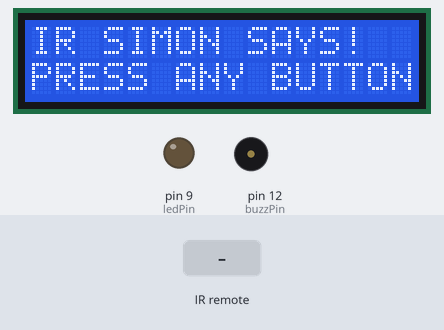
A sketch run on a simulated Arduino Uno, built with avr-gcc and run on an emulated ATmega328P. Shown: 16×2 character LCD, output pins drawn as LEDs (lit = HIGH), buzzer (waves = sounding). Inputs (shaded band) come from the test bench. Random numbers use the default seed unless the sketch sets one.

Above: at 0.8 s.
0.9 s: infrared code 0x1 received
At 2.1 s:
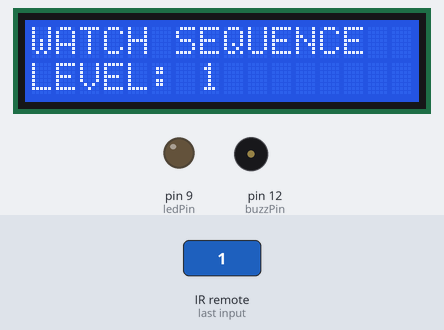
At 3.7 s:
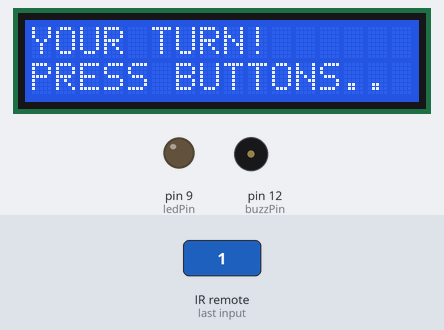
3.9 s: infrared code 0x2 received
At 5.9 s:
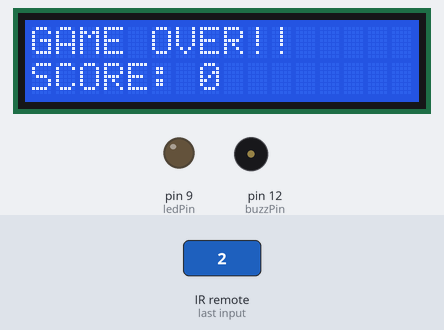
Timing chart, 0 to 7.4 s (numbered marks = the images above; inputs shaded):
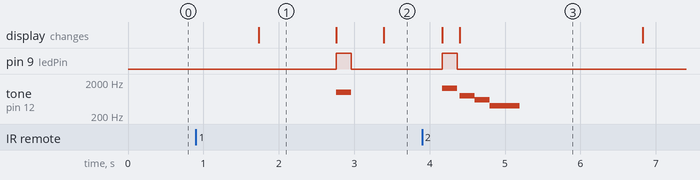

Measured:
- after the input at 0.9 s, pin 9 (ledPin): LOW → HIGH after 1.9 s, → LOW 0.20 s later; tone on pin 12 (buzzPin): silent → 1000 Hz after 1.9 s, → silent 0.20 s later; the display: changes after 0.83 s (image 1)
- after the input at 3.9 s, pin 9 (ledPin): LOW → HIGH after 0.27 s, → LOW 0.20 s later; tone on pin 12 (buzzPin): plays 1300 Hz for 0.20 s, 800 Hz for 0.20 s, 600 Hz for 0.20 s, 400 Hz for 0.40 s, starting after 0.27 s; the display: first changes after 0.27 s (image 3 shows a later state)
- what the display in image 1 shows lasts 1.1 s, from 1.7 s to 2.8 s

The sketch:

IR_Simon_Says.ino
```cpp
#include <LiquidCrystal_I2C.h>
#include <IRremote.hpp>

const int IR_RECEIVE_PIN = 11;
const int buzzPin = 12;
const int ledPin = 9;

LiquidCrystal_I2C lcd(0x27, 16, 2);

// --- Game Variables ---
int sequence[50];      // Stores up to 50 levels
int currentLevel = 1;  // Current game level / score
bool gameOver = false;

// Tones for Buttons 1, 2, 3, 4
const int tones[] = { 1000, 1300, 1600, 1900 };

void setup() {
  pinMode(ledPin, OUTPUT);
  pinMode(buzzPin, OUTPUT);

  lcd.init();
  lcd.backlight();

  IrReceiver.begin(IR_RECEIVE_PIN, ENABLE_LED_FEEDBACK);

  randomSeed(analogRead(A0));

  showStartScreen();
}

void loop() {
  if (!gameOver) {
    // 1. Generate new step for current level
    sequence[currentLevel - 1] = random(1, 5);  // Pick 1, 2, 3, or 4

    // 2. Announce round start
    lcd.setCursor(0, 0);
    lcd.print("WATCH SEQUENCE  ");
    lcd.setCursor(0, 1);
    lcd.print("LEVEL: ");
    lcd.print(currentLevel);
    lcd.print("        ");
    delay(1000);

    // 3. Display and play each number in sequence
    for (int i = 0; i < currentLevel; i++) {
      lcd.setCursor(0, 0);
      lcd.print("NUMBER: [ ");
      lcd.print(sequence[i]);
      lcd.print(" ]  ");

      lcd.setCursor(0, 1);
      lcd.print("STEP ");
      lcd.print(i + 1);
      lcd.print(" OF ");
      lcd.print(currentLevel);
      lcd.print("    ");

      playNote(sequence[i]);
      delay(400);  // Pause between numbers for clear visual/audio separation
    }

    // 4. Player's Turn
    lcd.setCursor(0, 0);
    lcd.print("YOUR TURN!      ");
    lcd.setCursor(0, 1);
    lcd.print("PRESS BUTTONS.. ");

    for (int i = 0; i < currentLevel; i++) {
      int userPress = waitForButtonPress();

      // Show live feedback of what button was pressed
      lcd.setCursor(0, 0);
      lcd.print("YOU PRESSED: ");
      lcd.print(userPress);
      lcd.print("  ");

      playNote(userPress);

      if (userPress != sequence[i]) {
        triggerGameOver();
        return;
      }
    }

    // 5. Level Cleared!
    lcd.setCursor(0, 0);
    lcd.print("CORRECT! LEVEL  ");
    lcd.setCursor(0, 1);
    lcd.print("UP! +1          ");

    // Level-up chime
    tone(buzzPin, 1200, 100);
    delay(100);
    tone(buzzPin, 1600, 100);
    delay(100);
    tone(buzzPin, 2000, 200);
    delay(1000);

    currentLevel++;  // Advance to next round
  }
}

void playNote(int buttonNum) {
  int noteFreq = tones[buttonNum - 1];

  digitalWrite(ledPin, HIGH);
  tone(buzzPin, noteFreq, 200);
  delay(200);
  digitalWrite(ledPin, LOW);
}

// --- Debounced & Filtered Button Reader ---
int waitForButtonPress() {
  while (true) {
    if (IrReceiver.decode()) {
      // Filter out IR repeat frames (prevents single press registering twice)
      if (!(IrReceiver.decodedIRData.flags & IRDATA_FLAGS_IS_REPEAT)) {
        uint16_t cmd = IrReceiver.decodedIRData.command;
        int btn = getButtonNum(cmd);

        if (btn >= 1 && btn <= 4) {
          IrReceiver.resume();
          delay(250);  // Debounce pause to ensure 1 press = 1 input
          return btn;  // Return valid button number (1-4)
        }
      }
      IrReceiver.resume(); // Resume listening if unmapped or repeat frame
    }
  }
}

// --- Remote Command Mapping ---
int getButtonNum(uint16_t command) {
  // Supports standard hex/dec command mappings for buttons 1, 2, 3, 4
  if (command == 0x1 || command == 0x1 || command == 22) return 1;   // Button '1'
  if (command == 0x2 || command == 0x2 || command == 25) return 2;   // Button '2'
  if (command == 0x3 || command == 0x3 || command == 13) return 3;   // Button '3'
  if (command == 0x4 || command == 0x4 || command == 12) return 4;   // Button '4'
  return -1;                                                          // Unmapped button
}

void showStartScreen() {
  lcd.setCursor(0, 0);
  lcd.print("IR SIMON SAYS!  ");
  lcd.setCursor(0, 1);
  lcd.print("PRESS ANY BUTTON");

  while (true) {
    if (IrReceiver.decode()) {
      if (!(IrReceiver.decodedIRData.flags & IRDATA_FLAGS_IS_REPEAT)) {
        IrReceiver.resume();
        delay(300);
        break;
      }
      IrReceiver.resume();
    }
  }

  delay(500);
}

void triggerGameOver() {
  gameOver = true;

  lcd.setCursor(0, 0);
  lcd.print("GAME OVER!!     ");
  lcd.setCursor(0, 1);
  lcd.print("SCORE: ");
  lcd.print(currentLevel - 1);
  lcd.print("        ");

  // Sad defeat tones
  tone(buzzPin, 800, 200);
  delay(200);
  tone(buzzPin, 600, 200);
  delay(200);
  tone(buzzPin, 400, 400);
  delay(2000);

  // Restart Game
  currentLevel = 1;
  gameOver = false;
  showStartScreen();
}
```
